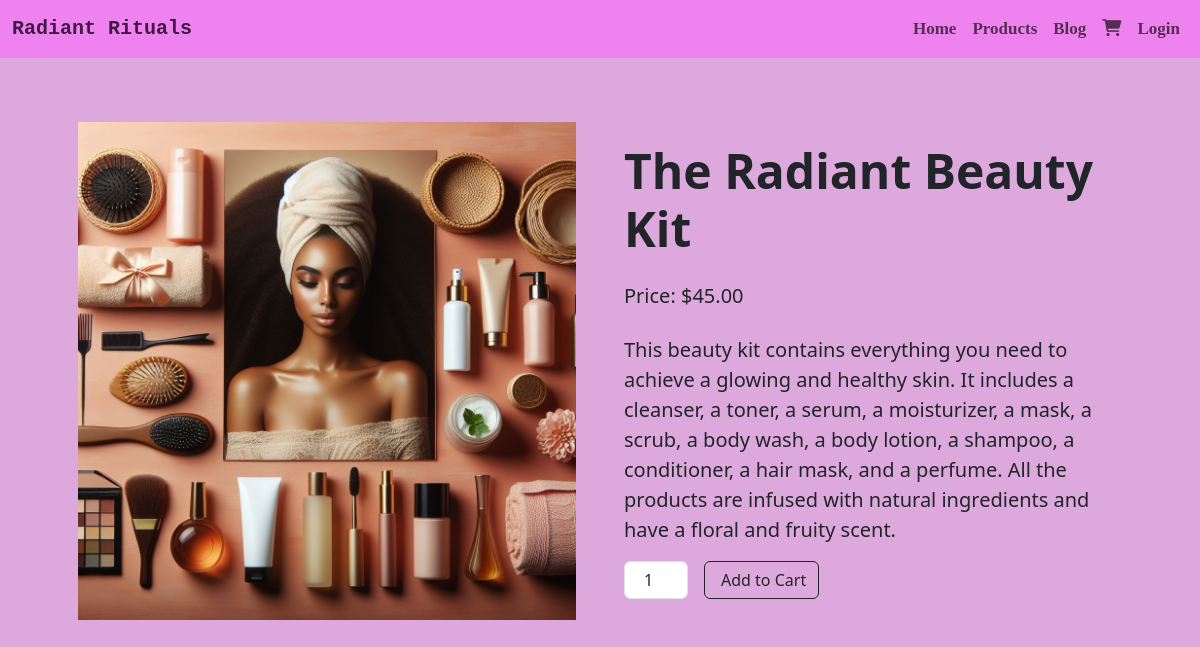
Screenshot of /products/20/ with the database file from the repository.
### products/models.py (models this page shows)
class Product(models.Model):
    GENDER_CHOICES = (
        ('Male', 'Male'),
        ('Female', 'Female'),
        ('Unisex', 'Unisex'),
    )
    CATEGORY_CHOICES = (
        ('Haircare', 'Haircare'),
        ('Skincare', 'Skincare'),
        ('Bodycare', 'Bodycare'),
        ('Fragrance', 'Fragrance'),
        ('Beauty Boxes', 'Beauty Boxes'),
        ('Other', "Other"),
    )
    user = models.ForeignKey(User, on_delete=models.CASCADE, default=1)
    name = models.CharField(max_length=255)
    description = models.TextField()
    price = models.DecimalField(max_digits=10, decimal_places=2)
    image = models.ImageField(upload_to='product_images/')
    created_at = models.DateTimeField(auto_now_add=True)
    category = models.CharField(max_length=20, choices=CATEGORY_CHOICES, default='Other')
    gender = models.CharField(max_length=10, choices=GENDER_CHOICES, default="Unisex")
    quantity = models.IntegerField(default=1)

### products/views.py (the view, shortened to what this page needs)
# urls.py: path('<int:product_id>/', product_detail, name='product_detail'),
def product_detail(request, product_id):
    product = get_object_or_404(Product, pk=product_id)
    cart_product_form = CartAddProductForm()
    return render(request, 'products/product_detail.html', {'product': product, 'cart_product_form': cart_product_form, 'product_id': product_id})

### products/forms.py
class CartAddProductForm(forms.Form):
    quantity = forms.IntegerField(min_value=1, widget=forms.NumberInput(attrs={'class': 'form-control', 'placeholder': 'Quantity'}))
    update = forms.BooleanField(required=False, initial=False, widget=forms.HiddenInput)

### products/templates/products/product_detail.html (shortened to what this page needs)
{% extends 'base.html' %}
{% block content %}
    <section class="py-3">
        <div class="container px-4 px-lg-5 my-5">
            <div class="row gx-4 gx-lg-5 align-items-center">
                <div class="col-md-6"><img class="card-img-top mb-5 mb-md-0" src="{{ product.image.url }}" alt="{{ product.name }}" /></div>
                <div class="col-md-6">
                    <h1 class="display-5 fw-bolder">{{ product.name }}</h1>
                    <div class="fs-5 mt-4 mb-4">
                        <span>Price: ${{ product.price }}</span>
                    </div>
                    <p class="lead" style="font-weight: 350;">{{ product.description }}</p>
                    <div class="d-flex">
                       <input class="form-control text-center me-3" id="inputQuantity" type="number" value="1" min="1" style="max-width: 4rem">
                        <button class="btn btn-outline-dark flex-shrink-0" type="button" onclick="addToCart('{{ product.id|escapejs }}')">
                            Add to Cart
                        </button>
                    </div>
                </div>
            </div>
        </div>
    </section>
{% endblock %}

### rows the page displays
Product: image (picture), name "The Radiant Beauty Kit", price "45.00", description "This beauty kit contains everything you need to achieve a glowing and healthy skin. It includes a cleanser, a toner, a serum, a moisturizer, a mask, a scrub, a body wash, a body lotion, a shampoo, a conditioner, a hair mask, and a perfume. All the products are infused with natural ingredients and have a floral and fruity scent."
